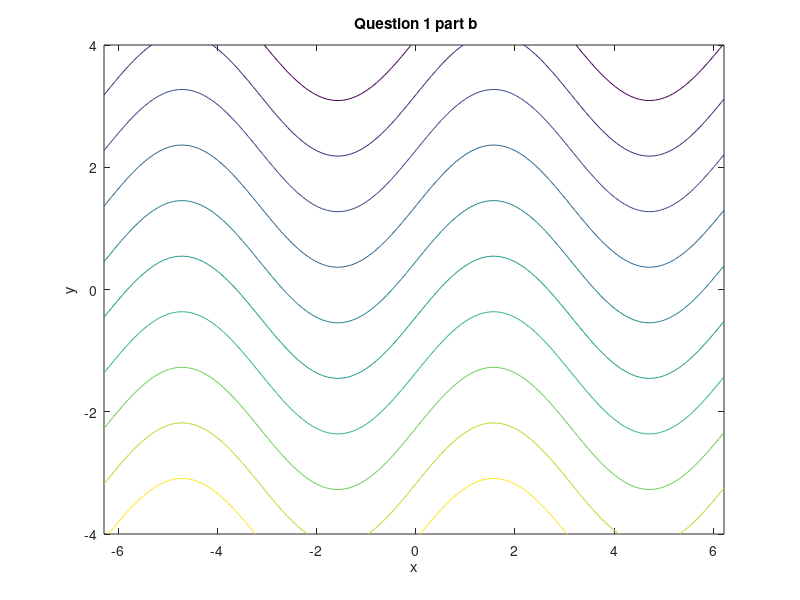

Here is the MATLAB script that generated this plot:
x = -2*pi:0.1:2*pi;
y = -4:0.1:4;
y = y';
U = 1;
k = 1;
A = 1;
psi = zeros(length(y),length(x));
for i = 1:length(y)
    for j = 1:length(x)
        psi(i,j) = -U*y(i) + A*sin(k*x(j));
    end
end
figure(2)
contour(x,y,psi);
xlabel('x');
ylabel('y');
title(' Question 1 part b');
